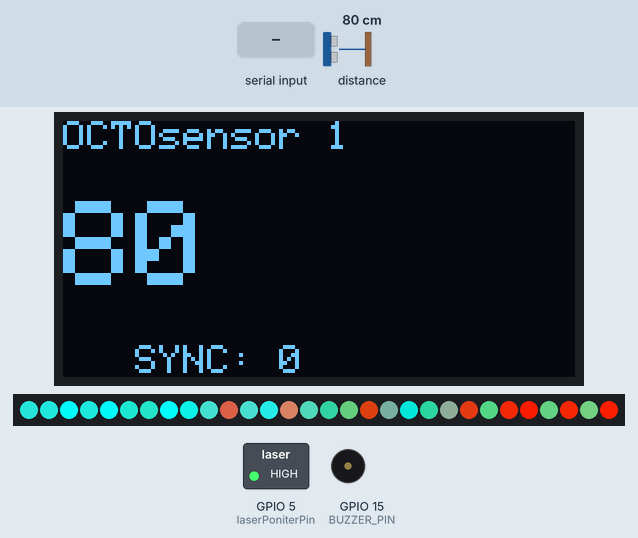
Recording of a sketch running on a simulated ESP32. Shown: 128×64 one-colour display, 30 RGB LEDs in strip order, left to right, switched loads named in the sketch (green lamp = pin HIGH), buzzer (waves = sounding). The test bench sets the inputs (shaded band); at power-on: distance to the obstacle 80 cm. The display library's start-up logo is not drawn; random numbers use the default seed unless the sketch sets one; what the sketch prints to the serial monitor is not drawn.

Above: at 3.77 s.
3.8 s: distance to the obstacle set to 60 cm
At 3.89 s:
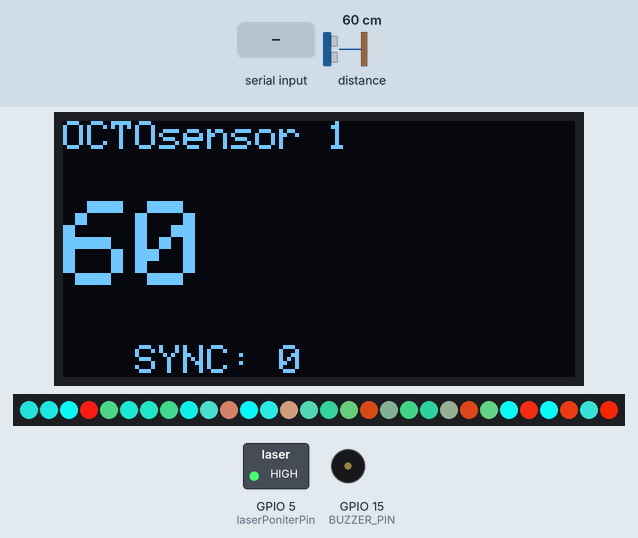
5.4 s: distance to the obstacle set to 120 cm
At 5.48 s:
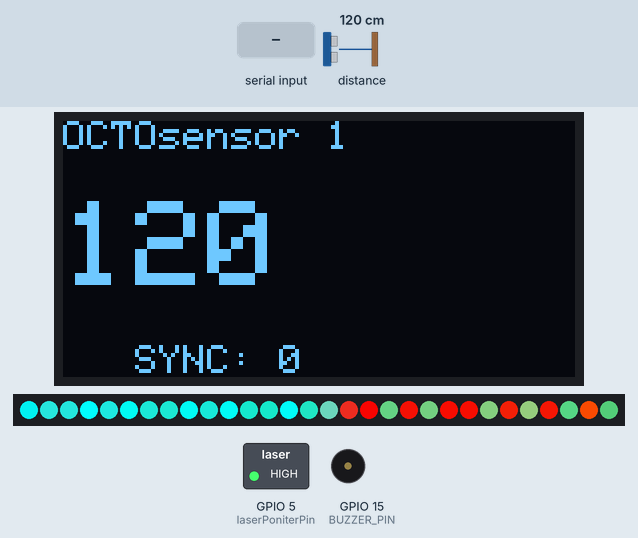
7.1 s: "1" received over the second serial link
At 7.61 s:
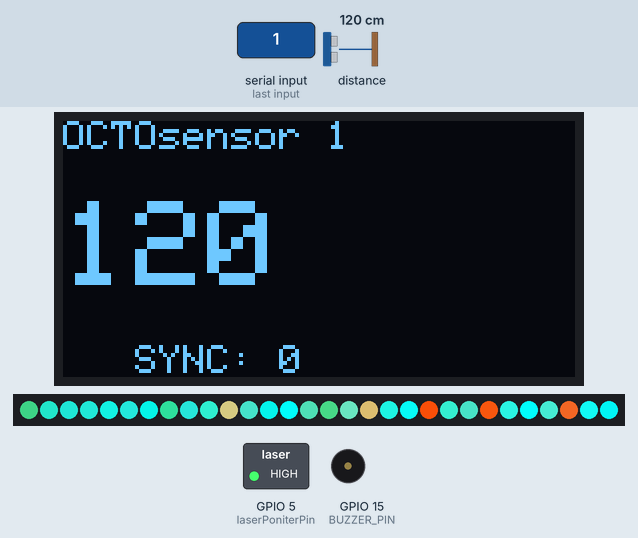
9.0 s: distance to the obstacle set to 299 cm
At 9.09 s:
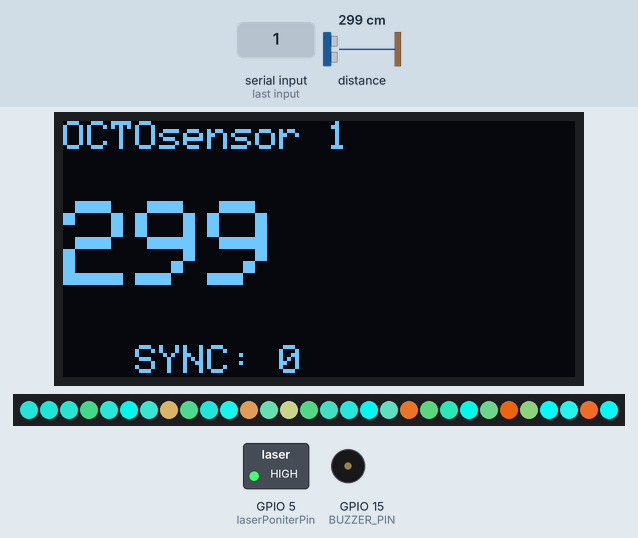
10.7 s: distance to the obstacle set to 97 cm
At 10.78 s:
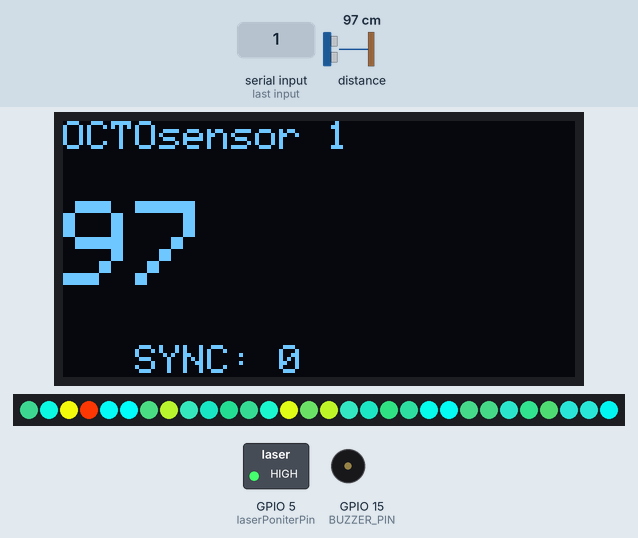
12.4 s: distance to the obstacle set to 103 cm
At 12.48 s:
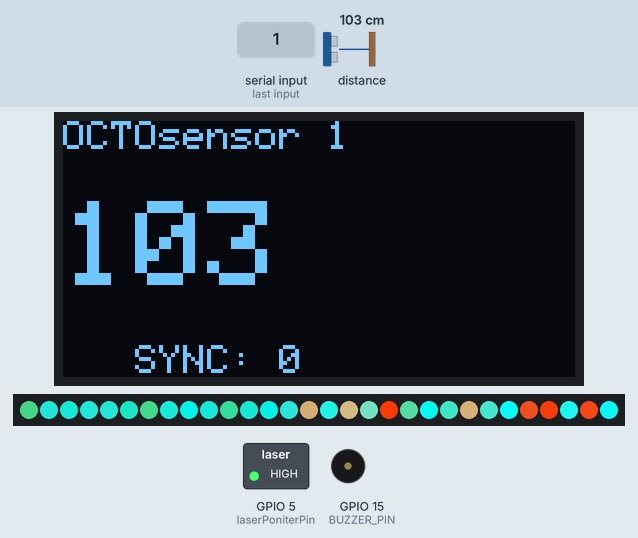

The sketch:

ESP32-NODE-1-CHAKRA-UMBILICAL.ino
```cpp
///////////////////////////////////////////////////////////
//
//  O C T O  S E N S O R
//  A wireless system with 8 laser range finder modules
//  and a central unit to be used in interactive
//  art installations.
//
//  Project by Juliano Prado (2021) - Brazil
//
//  https://github.com/jupgit/octo-sensor
//
///////////////////////////////////////////////////////////


// NODE SETUP
const int nodeNumber = 1;   // defines the node number


// tfmini sensor
#include <HardwareSerial.h>
HardwareSerial MySerial(2);  /// ***TROCAR PELO CODIGO NATIVO DO ESP32

#include "TFMini.h"
TFMini tfmini;


// ESP NOW
//#include <esp_now.h>
//#include <WiFi.h>

// OLED DISPLAY
#include <Wire.h>
//#include <Adafruit_Sensor.h>
//#include <Adafruit_BME280.h>

#include <Adafruit_GFX.h>
#include <Adafruit_SSD1306.h>

#define SCREEN_WIDTH 128  // OLED display width, in pixels
#define SCREEN_HEIGHT 64  // OLED display height, in pixels

// Declaration for an SSD1306 display connected to I2C (SDA, SCL pins)
Adafruit_SSD1306 display(SCREEN_WIDTH, SCREEN_HEIGHT, &Wire, -1);


// ************************************************************
// REPLACE WITH THE MAC Address of your receiver
uint8_t broadcastAddress[] = {0xC4, 0x4F, 0x33, 0x3E, 0xE7, 0x6D};
// ************************************************************

// Define variables to be sent
int octoCommand;
int octoNode = nodeNumber ;
int octoValue;

// Define variables to store incoming readings
int incomingCommand;
int incomingNode;
int incomingValue;

// Variable to store if sending data was successful
String success;

//Structure example to send data
//Must match the receiver structure
typedef struct struct_message {
    int comm;
    int node;
    int value;
} struct_message;

// Create a struct_message called OCTOReadings to hold sensor readings
struct_message OCTOReadings;

// Create a struct_message to hold incoming sensor readings
struct_message incomingReadings;

// Variables for sensor 65k error detection
  int lastDist = 0;        // keeps last sensor reading
  int errorCount = 0;       // counts how many error ( = reading of 65633)
  int errorLimit = 50;     // max error count until sensor reset


// LED STRIP //////////////////////////////////////////////////////////////////////////////////////////////////

#include <FastLED.h>
#define LED_PIN     26
#define NUM_LEDS    30   /////// NUMERO DE LEDS DA FITA //////////////////////
#define LED_TYPE    WS2812B
#define COLOR_ORDER GRB
#define BRIGHTNESS  128
#define FRAMES_PER_SECOND 10

// We're using two LED strips, one for the monitor, the for the show
// (see File>Examples>FASTLED>ArrayOfLedArrays)
#define NUM_STRIPS 2
//CRGB leds[NUM_LEDS];
CRGB LEDstrip[NUM_STRIPS][NUM_LEDS];

/*
// LED STRIP (OLD)
#include <FastLED.h>

#define LED_PIN     25
//#define CLOCK_PIN 4
#define NUM_LEDS    3
#define LED_TYPE    WS2812B
#define COLOR_ORDER GRB
#define BRIGHTNESS  200

CRGB leds[NUM_LEDS];
*/
// KLEBERT EDITION
bool gReverseDirection = false;
unsigned long int respira = 0; //Contador de Millis Universal
unsigned long int expira = 0; //Contador de Millis Universal
int e = 0 ; //Apagador de Lampadas
int r = 0;
int estado = 0; //Define modo
// Estado == 0 - Idel
// Estado == 1 - Interação
// Estado == 2 - Disparo

CRGB leds[NUM_LEDS];

CRGBPalette16 currentPalette;
TBlendType    currentBlending;

#define COOLING  55
#define SPARKING 120

// BUZZER
#include <CuteBuzzerSounds.h>
#define BUZZER_PIN 15

// LASER POINTER

int laserPoniterPin = 5;


//
// Callback when data is sent (TX)
//
/*
void OnDataSent(const uint8_t *mac_addr, esp_now_send_status_t status) {
  Serial.print("\r\nLast Packet Send Status:\t");
  Serial.println(status == ESP_NOW_SEND_SUCCESS ? "TX OK" : "TX Fail");
  if (status ==0){
    success = "TX OK";
  }
  else{
    success = "TX Fail";
  }
}
*/

//
// Callback when data is received (RX)
//
void OnDataRecv(const uint8_t * mac, const uint8_t *incomingData, int len) {
  memcpy(&incomingReadings, incomingData, sizeof(incomingReadings));
  Serial.print("Bytes received: ");
  Serial.println(len);
  incomingCommand = incomingReadings.comm;
  incomingNode = incomingReadings.node;
  incomingValue  = incomingReadings.value;

}


// *******************************************************
//
//                  S   E   T   U   P
//
// *******************************************************

void setup() {

  // Init Serial Monitor
  Serial.begin(115200);
      Serial.println("Serial");


  // SENSOR
  MySerial.begin(115200);
      Serial.println("My Serial");

  tfmini.begin(&MySerial);
    Serial.println("TFMini begin");


  delay(100);

  // Init OLED display
  if(!display.begin(SSD1306_SWITCHCAPVCC, 0x3C)) {
    Serial.println(F("SSD1306 allocation failed"));
    for(;;);
  }

    Serial.println("OLED");


  display.display();
  delay(500); // Pause for 2 seconds

  // Set device as a Wi-Fi Station
//  WiFi.mode(MODE_STA);
/*
  // Init ESP-NOW
  if (esp_now_init() != ESP_OK) {
    Serial.println("Error initializing ESP-NOW");
    return;
  }

  // Once ESPNow is successfully Init, we will register for Send CB to
  // get the status of Trasnmitted packet
  esp_now_register_send_cb(OnDataSent);
  //

  // Register peer
  esp_now_peer_info_t peerInfo;
  memcpy(peerInfo.peer_addr, broadcastAddress, 6);
  peerInfo.channel = 0;
  peerInfo.encrypt = false;

  // Add peer
  if (esp_now_add_peer(&peerInfo) != ESP_OK){
    Serial.println("Failed to add peer");
    return;
  }

  //
  // Register for a callback function that will be called when data is received
  //
  esp_now_register_recv_cb(OnDataRecv);

    Serial.println("ESPNOW");


*/
// LED STRIPs
// KLEBERT EDITION
  FastLED.addLeds<LED_TYPE, LED_PIN, GRB>(leds, NUM_LEDS);
  FastLED.setBrightness(250);

  currentPalette = RainbowColors_p;
  currentBlending = LINEARBLEND;

// buzzer
  cute.init(BUZZER_PIN);

    Serial.println("Buzzer");
    cute.play(S_FART3);
    delay(500);


// Laser Pointer ON

pinMode(laserPoniterPin, OUTPUT);
digitalWrite(laserPoniterPin, 1);  // turns on LASER POINTER

    Serial.println("Laser");


}


// *******************************************************
//
//                    L  O   O   P
//
// *******************************************************

void loop() {

  getSensorReadings();

  // Set values to send
  OCTOReadings.comm = octoCommand;
  OCTOReadings.node = octoNode;
  OCTOReadings.value = octoValue;

  // Send message via ESP-NOW
 // esp_err_t result = esp_now_send(broadcastAddress, (uint8_t *) &OCTOReadings, sizeof(OCTOReadings));

  /*
  if (result == ESP_OK) {
    Serial.println("Sent with success");
  }
  else {
    Serial.println("Error sending the data");
  }
  */


  updateDisplay();


  int teste = map(octoValue, 30, 400, 0,255);
  teste = constrain(teste, 0, 255);

  // LED INDICATOR


  LEDstrip[0][1].setRGB(teste, teste/32,teste/8); // COR
  LEDstrip[0][0].setRGB(teste/8, teste/64,teste/16); // COR
  LEDstrip[0][2].setRGB(teste/8, teste/64,teste/16); // COR
   FastLED.show();


  // led strip
    //int m = map(octoValue, 50, 300, NUM_LEDS ,0);
    int corG = map(octoValue, 50, 300, 0, 255);
    int a = map(octoValue, 50,300, 10, 100);
    int b = map(octoValue, 40,300, 20, 200);

//////////////////////////////////////////////////////////
// KLEBERT EDITION
//////////////////////////////////////////////////////////

    if(octoValue > 300){
      estado = 0;
    }
    if(octoValue < 300 and octoValue > 50){
    estado = 1;
    }
    if(octoValue < 50){
      estado = 2;
    }

/////////
//Idel
////////
    if(estado == 0){
      r = 0;
      idel();
    }

////////
// Interação
///////
    if(estado == 1){
      r = 0;
      interacao (a,b,corG);
    }
////////
// Disparo
///////
  if(estado == 2){
    disparo();
   }
}
//////////////////////////////////////////////////////////
// KLEBERT EDITION FUNCIONs
//////////////////////////////////////////////////////////
void idel (){
  int piscapisca = random (0, NUM_LEDS);
  if (millis() - respira > 1000){
    leds[piscapisca] = CRGB::OrangeRed;
    fadeToBlackBy(leds, NUM_LEDS, 250);
    respira += 1000;
  }

}

void interacao (int a, int b, int corG){
  PacificaTaubate(a, b, 250, 10, corG);
  FastLED.show();

}

void disparo (){
  if (r < NUM_LEDS){
    if(millis() - respira > 100){
      leds[NUM_LEDS - r] = CRGB::Red;
      FastLED.show();
      r += 1;
    }
   }
  if (r >= NUM_LEDS){
    leds[e] = CRGB::White;
    leds[e-1] = CRGB::Red;
    e += 1;
  }
  if( e == NUM_LEDS){
    e = 0;
  }
}

void PacificaTaubate(int v1, int v2, int b, int sat, int corG) {
uint8_t sinBeat = beatsin8(v1, 2, NUM_LEDS -1, 0, 0);
uint8_t sinBeat2 = beatsin8(v2, 0, NUM_LEDS -1, 0, 124);
uint8_t sinBeat3 = beatsin8(v1, 0, NUM_LEDS -1, 0, 124);
uint8_t sinBeat4= beatsin8(v2, 0, NUM_LEDS -1, 0, 0);


FastLED.setBrightness(b);

leds[sinBeat] = CRGB(255, corG, 0);
leds[sinBeat2] = CRGB::SeaGreen;
leds[sinBeat3] = CRGB::LightSeaGreen;
leds[sinBeat4] = CRGB::Cyan;
//////////////////////////////
///Cores
/// Laranja (255,165,0)
/// Vermelho (255, 0, 0)
/// Amarelo (255, 255,0)

blur1d(leds, NUM_LEDS, sat);
fadeToBlackBy(leds, NUM_LEDS, 0);

}
///////////////////////////////////////////////////////////
void getSensorReadings(){


//////////////////////////////////////////////////////////
// SENSOR READING
//////////////////////////////////////////////////////////


   // EMPTY SERIAL FROM SENSOR **
   while(MySerial.read() >= 0) ; // flush the received buffer
   delay(15);
   // ** We have to read all the serial to empty it before taking the measure because
   // ** the sensor sends a read every 10ms and floods the buffer. No library enables to configure
   // ** the sampling interval nor entering the 'single scan' mode.
   // ** So this is a WORKAROUND that took some months to figure out :)


   // SENSOR READ
   uint16_t dist = tfmini.getDistance();
   uint16_t strength = tfmini.getRecentSignalStrength();

   // VU Meter Mapping
   //MeterValue = map(dist, 40, 250, 0, 80);

  // VALUES FOR THE ESPNOW WIRELESS MESSAGE
  octoCommand = 0;
  octoNode = nodeNumber;
  octoValue = dist;

  Serial.print("Local Sensor: ");
  Serial.println(octoValue);

}


void updateDisplay(){
  // Display Readings on OLED Display
  display.clearDisplay();
  display.setTextSize(1);
  display.setTextColor(WHITE);
  display.setCursor(0, 0);
  display.print("OCTOsensor ");
  display.print(nodeNumber);

  display.setCursor(0, 20);
  display.setTextSize(3);
  display.print(octoValue);

  display.setTextSize(1);
  display.setCursor(0, 56);
  display.print(success);
  display.print("   SYNC: ");
  display.print(incomingValue);
  display.display();

  // Display Readings in Serial Monitor
  Serial.println("INCOMING READINGS");
  Serial.print("Command: ");
  Serial.println(incomingReadings.comm);
  Serial.print("Node: ");
  Serial.println(incomingReadings.node);
  Serial.print("Value: ");
  Serial.print(incomingReadings.value);
  Serial.println();
}


// CREDITS:
/*
  Rui Santos
  Complete project details at https://RandomNerdTutorials.com/esp-now-two-way-communication-esp32/

  Permission is hereby granted, free of charge, to any person obtaining a copy
  of this software and associated documentation files.

  The above copyright notice and this permission notice shall be included in a
  copies or substantial portions of the Software.
*/

/*
 * Author: Everton Ramires
 * More Tutorial: https://www.youtube.com/channel/UC7zG4YQJc8v-9jNGQknOx5Q
 *
 *

 CURRENT SOUND OPTIONS:
 (PT-BR)OPÇÕES ATUAIS DE SONS:

 S_CONNECTION   S_DISCONNECTION S_BUTTON_PUSHED
 S_MODE1        S_MODE2         S_MODE3
 S_SURPRISE     S_OHOOH         S_OHOOH2
 S_CUDDLY       S_SLEEPING      S_HAPPY
 S_SUPER_HAPPY  S_HAPPY_SHORT   S_SAD
 S_CONFUSED     S_FART1         S_FART2
 S_FART3        S_JUMP 20

 */
```
